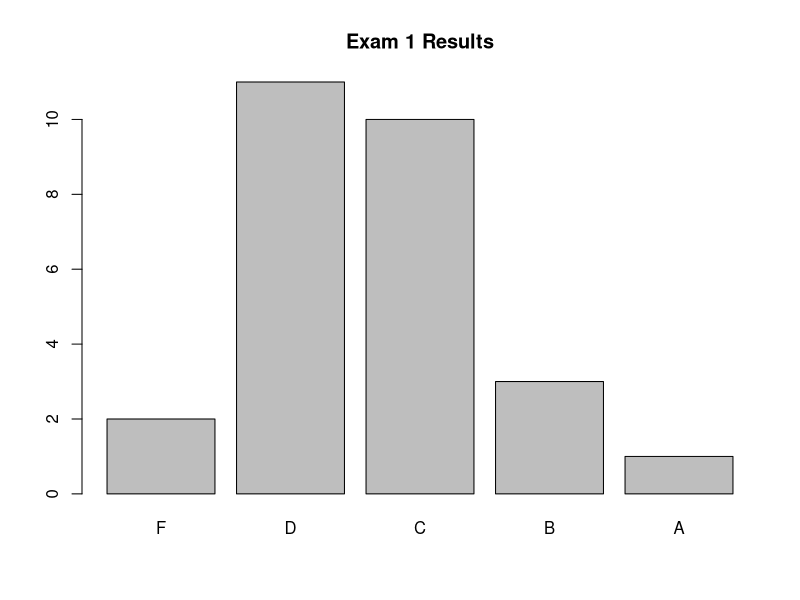

Write R code to recreate this figure. (Note: this script raises an error after producing the figure.)
## ---- chunk 1
g <- data.frame(q1    = c(15, 12, 15, 15, 13, 15, 15, 14, 11, 15, 15, 15, 15, 15, 13, 15,   15, 11, 15, 15,   15, 15, 15, 15, 15, 15, 15),
                q2    = c(9,  12, 8,  8,  6,  10, 9,  8,  6,  10, 6,  11, 14, 8,  4,  13,   7,  10, 8,  7,    13, 8,  8,  3,  4,  9,  3),
                q3    = c(19, 0,  16, 19, 18, 19, 17, 15, 16, 19, 12, 18, 19, 18, 15, 19.5, 19, 19, 18, 19.5, 18, 20, 15, 16, 16, 17, 15),
                q4    = c(17, 15, 0,  8,  8,  10, 6,  15, 8,  20, 2,  17, 6,  6,  5,  20,   10, 16, 8,  8,    5,  8,  5,  8,  8,  15, 18),
                q5    = c(25, 23, 16, 19, 22, 24, 19, 17, 16, 24, 22, 24, 25, 28, 21, 22,   19, 12, 26, 21,   16, 14, 21, 17, 17, 18, 18),
                bonus = c(5,   0,  5,  5,  5,  0,  0,  0,  5,  0,  5,  0,  0,  0,  0,  0,    0,  0,  0,  0,    0,  0,  0,  0,  0,  0,  5))
g$grades <- g$q1 + g$q2 + g$q3 + g$q4 + g$q5 + g$bonus
summary(g$grades)

g$lgrades <- ifelse (g$grades<60, 'F', ifelse (g$grades<70, 'D', ifelse (g$grades<80, 'C', ifelse (g$grades<90, 'B', 'A'))))
g$lgrades <- factor(g$lgrades, c('F', 'D', 'C', 'B', 'A'))
barplot(table(g$lgrades))
title('Exam 1 Results')
## ---- chunk 2
g2 <- data.frame(question = c(rep('q1', length(g$q1)),
                              rep('q2', length(g$q2)),
                              rep('q3', length(g$q3)),
                              rep('q4', length(g$q4)),
                              rep('q5', length(g$q5))),
                 score = 100*c(g$q1/15, g$q2/15, g$q3/20, g$q4/20, g$q5/30))
plot(g2$question, g2$score)
title('Individual Question Results')
